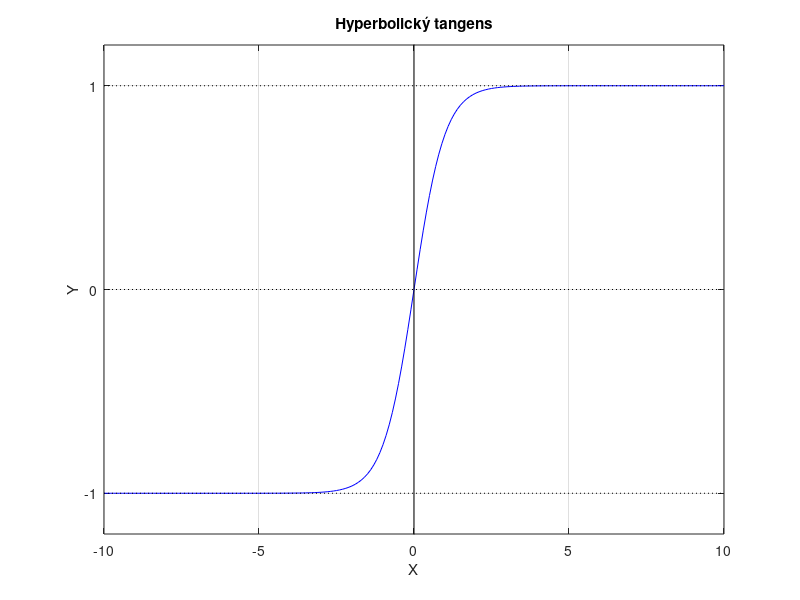

MATLAB code to generate this figure:
clear;clc;clf;
input = -10:0.1:10;
tanh_fun = (exp(input)-exp(-input))./(exp(input)+exp(-input));
plot(input,tanh_fun, 'b')
ylim([-1.2 1.2])
hold on
grid on
yticks([-1 0 1])
plot([-10 10], [1 1], ':k');
plot([-10 10], [0 0], ':k');
plot([-10 10], [-1 -1], ':k');
plot([0 0], [-1.4 1.4], 'k');
title("Hyperbolický tangens")
xlabel("X")
ylabel("Y")